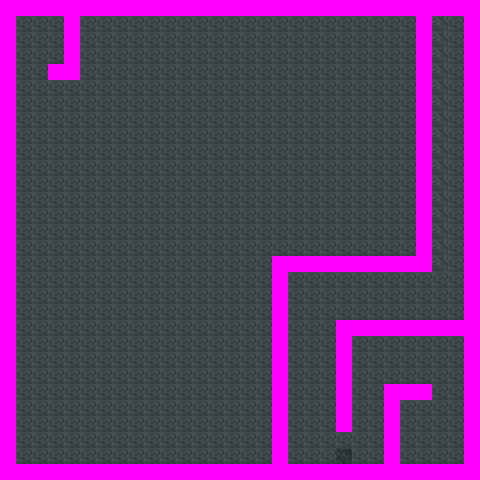

A level layout from a 2D game, rendered from its tile map. Below: a short description, then the map file with tile-grid data replaced by summaries:
An orthogonal 30x30 tile map with 16x16 px tiles, 2 tile layers (background, walls), 3 tilesets and 5 objects (tunnel, ripley, barrel, switch, semaphore).

<map version="1.0" orientation="orthogonal" renderorder="right-down" width="30" height="30" tilewidth="16" tileheight="16" nextobjectid="10">
 <tileset firstgid="1" name="tileset01" tilewidth="16" tileheight="16" tilecount="500">
  <image source="tilesets/tileset01.png" width="320" height="400" />
 </tileset>
 <tileset firstgid="501" name="tileset02" tilewidth="16" tileheight="16" tilecount="500">
  <image source="tilesets/tileset02.png" width="320" height="400" />
 </tileset>
 <tileset firstgid="1001" name="tileset03" tilewidth="16" tileheight="16" tilecount="420">
  <image source="tilesets/tileset03.png" width="320" height="336" />
 </tileset>
 <layer name="background" width="30" height="30">
  <data>[900 cells, 900 non-empty, 19 distinct tile ids]</data>
 </layer>
 <layer name="walls" width="30" height="30">
  <data>[900 cells, 179 non-empty, 2 distinct tile ids]</data>
 </layer>
 <objectgroup name="objects" width="20" height="10">
  <object id="1" name="tunnel" type="tunnel" x="432" y="28" width="32" height="32" />
  <object id="5" name="ellen" type="ripley" x="429" y="425" width="32" height="32" />
  <object id="7" name="barrel" type="barrel" x="337" y="439" width="16" height="16" />
  <object id="8" name="switch" type="switch" x="439" y="289" width="20" height="23" />
  <object id="9" name="semaphore" type="semaphore" x="408" y="303" width="25" height="12" />
 </objectgroup>
</map>
